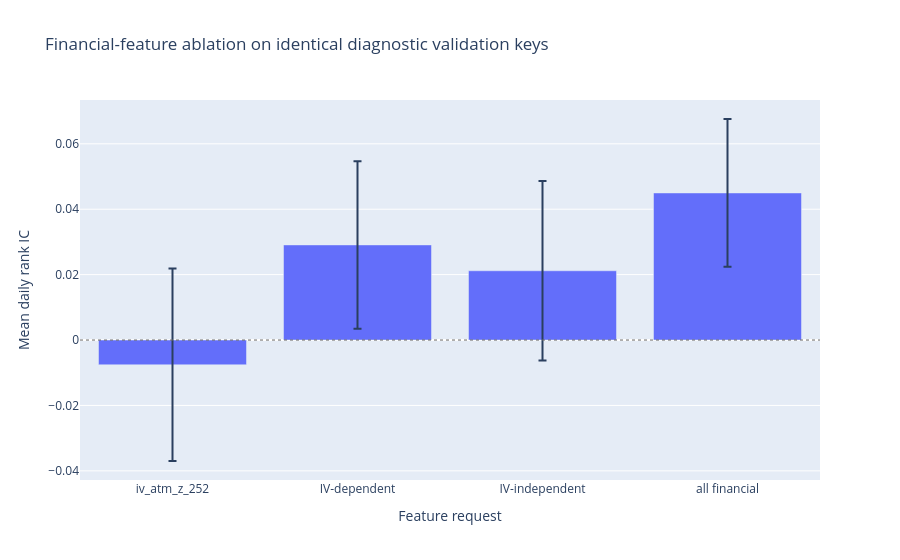

Notebook code for this chart:
### Code cell
ablation = pl.DataFrame(
    [
        {"request": name, **summarize_ablation(features)}
        for name, features in ablation_requests.items()
    ]
)
if ablation.get_column("key_digest").n_unique() != 1:
    raise RuntimeError("ablation requests do not share exact validation coverage")

fig = go.Figure(
    go.Bar(
        x=ablation.get_column("request").to_list(),
        y=ablation.get_column("mean_ic").to_list(),
        error_y={
            "type": "data",
            "symmetric": False,
            "array": (ablation["hac_upper"] - ablation["mean_ic"]).to_list(),
            "arrayminus": (ablation["mean_ic"] - ablation["hac_lower"]).to_list(),
        },
        hovertemplate="%{x}<br>validation IC %{y:+.4f}<extra></extra>",
    )
)
fig.add_hline(y=0, line_width=1, line_dash="dot", line_color="#666666")
fig.update_layout(
    title="Financial-feature ablation on identical diagnostic validation keys",
    xaxis_title="Feature request",
    yaxis_title="Mean daily rank IC",
)
fig.show()
ablation

### Figure 1 — Plotly figure (JSON) as saved in the notebook; plotly's stock layout.template omitted (floating-point values rounded to 4 significant figures)
{"data": [{"error_y": {"array": [0.02942, 0.0256, 0.02742, 0.02261], "arrayminus": [0.02942, 0.0256, 0.02742, 0.02261], "symmetric": false, "type": "data"}, "hovertemplate": "%{x}<br>validation IC %{y:+.4f}<extra></extra>", "type": "bar", "x": ["iv_atm_z_252", "IV-dependent", "IV-independent", "all financial"], "y": [-0.007568, 0.02908, 0.02118, 0.04497]}], "layout": {"shapes": [{"line": {"color": "#666666", "dash": "dot", "width": 1}, "type": "line", "x0": 0, "x1": 1, "xref": "x domain", "y0": 0, "y1": 0, "yref": "y"}], "title": {"text": "Financial-feature ablation on identical diagnostic validation keys"}, "xaxis": {"title": {"text": "Feature request"}}, "yaxis": {"title": {"text": "Mean daily rank IC"}}}}
